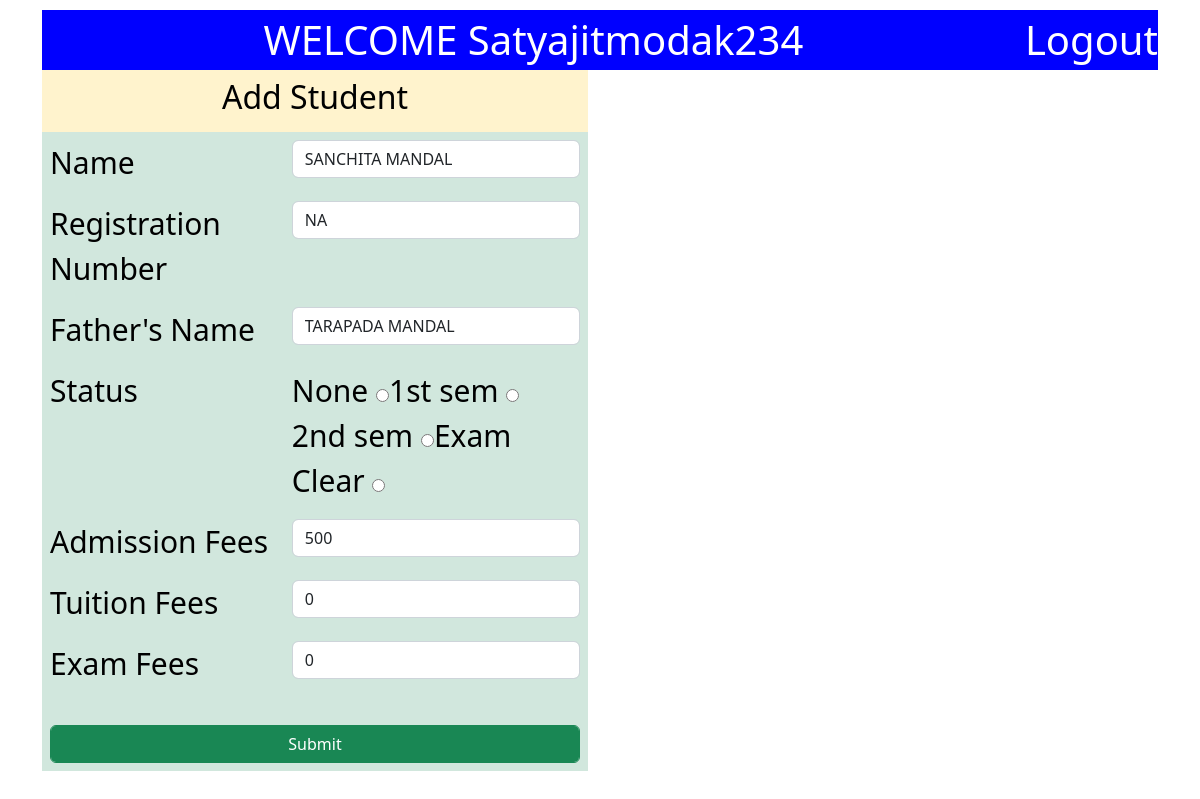
The page /admin/add_stuc.php?id=184 (signed in) on the database its author committed.
### tables this page shows
CREATE TABLE `user` (
  `id` bigint(20) NOT NULL,
  `username` varchar(40) NOT NULL,
  `password` varchar(40) NOT NULL,
  `f_name` varchar(25) NOT NULL,
  `m_name` varchar(25) NOT NULL,
  `dob` date NOT NULL DEFAULT current_timestamp(),
  `mob` int(11) NOT NULL,
  `file` varchar(300) NOT NULL,
  `status` int(11) NOT NULL,
  `serial` bigint(20) NOT NULL,
  `date` date NOT NULL DEFAULT current_timestamp(),
  `course` varchar(20) NOT NULL,
  `admission_fees` int(11) NOT NULL,
  `Registration_fees` int(11) NOT NULL,
  `Tuituion_fees` int(11) NOT NULL,
  `Late_fees` int(11) NOT NULL,
  `Exam_fees` int(11) NOT NULL,
  `Maintain_fees` int(11) NOT NULL,
  `other_fees` int(11) NOT NULL,
  `total` int(11) NOT NULL
);

### admin/add_stuc.php (the view, shortened to what this page needs)
<?php
include_once('connfig.php');
$id = $_GET['id'];
$nam = "SELECT * FROM user WHERE id = $id";
$run = mysqli_query($conn,$nam);
$rows = mysqli_fetch_assoc($run);
?>
<!DOCTYPE html>
<html>
<head>
	<link href="https://cdn.jsdelivr.net/npm/bootstrap@5.2.0-beta1/dist/css/bootstrap.min.css" rel="stylesheet">
</head>
<body>
<div class="container">
	<div class="row">
		<div class="col-sm-12">
			<div class="head">
				WELCOME <?php if (isset($_SESSION['username'])){
					echo $_SESSION['username'];
				} ?>
				<a href="logout.php" style="float: right; color: white; text-decoration: none;">Logout</a>
			</div>
			<div class="row">
				<div class="col-sm-6" col-offset-sm-3>
					<form action="" method="post">
						<center><table class="table table-success table-borderless" >
							<tr class="table-warning" align="center"><td colspan="2"><h2>Add Student</h2></td></tr>
							<tr><td>Name</td><td><input type="hidden" name="id" value="<?php echo $rows['id'] ?>"><input class="form-control" type="text" name="name" value="<?php echo $rows['username'] ?>"></td></tr>
							<tr><td>Registration Number</td><td><input class="form-control" type="text" name="reg" value="<?php echo $rows['password'] ?>" ></td></tr>
							<tr><td>Father's Name</td><td><input class="form-control" type="text" name="f_name" value="<?php echo $rows['f_name'] ?>"></td></tr>
							<tr><td>Status</td><td>None<input type="hidden" name="status" value="<?php echo $rows['status'] ?>"> <input type="radio" name="status" value="0">1st sem <input type="radio" name="status" value="1"> 2nd sem <input type="radio" name="status" value="2">Exam Clear <input type="radio" name="status" value="3"></td></tr>
							<tr><td>Admission Fees</td><td><input class="form-control" type="text" name="admission_fees" value="<?php echo $rows['admission_fees'] ?>" ></td></tr>
							<tr><td>Tuition Fees</td><td><input class="form-control" type="text" name="Tuituion_fees" value="<?php echo $rows['Tuituion_fees'] ?>" ></td></tr>
							<tr><td>Exam Fees</td><td><input class="form-control" type="text" name="Exam_fees" value="<?php echo $rows['Exam_fees'] ?>" ></td></tr>
							<tr><td colspan="2"></td></tr>
							<tr align="center"><td colspan="2"><input class="btn btn-success form-control" type="submit" name="submit" value="Submit"></td></tr>
						</table></center>
					</form>
				</div>

### admin/add_stuc.php (style rules this page uses)
tr td { font-size: 30px; }
.head { margin-top: 10px; background-color: blue; color:white; font-size: 40px; text-align: center; }

### rows shown on the page
user: name "SANCHITA MANDAL", reg "NA", f_name "TARAPADA MANDAL", admission_fees "500", Tuituion_fees "0", Exam_fees "0"

### other values the page prints
$_SESSION['username'] "Satyajitmodak234"
